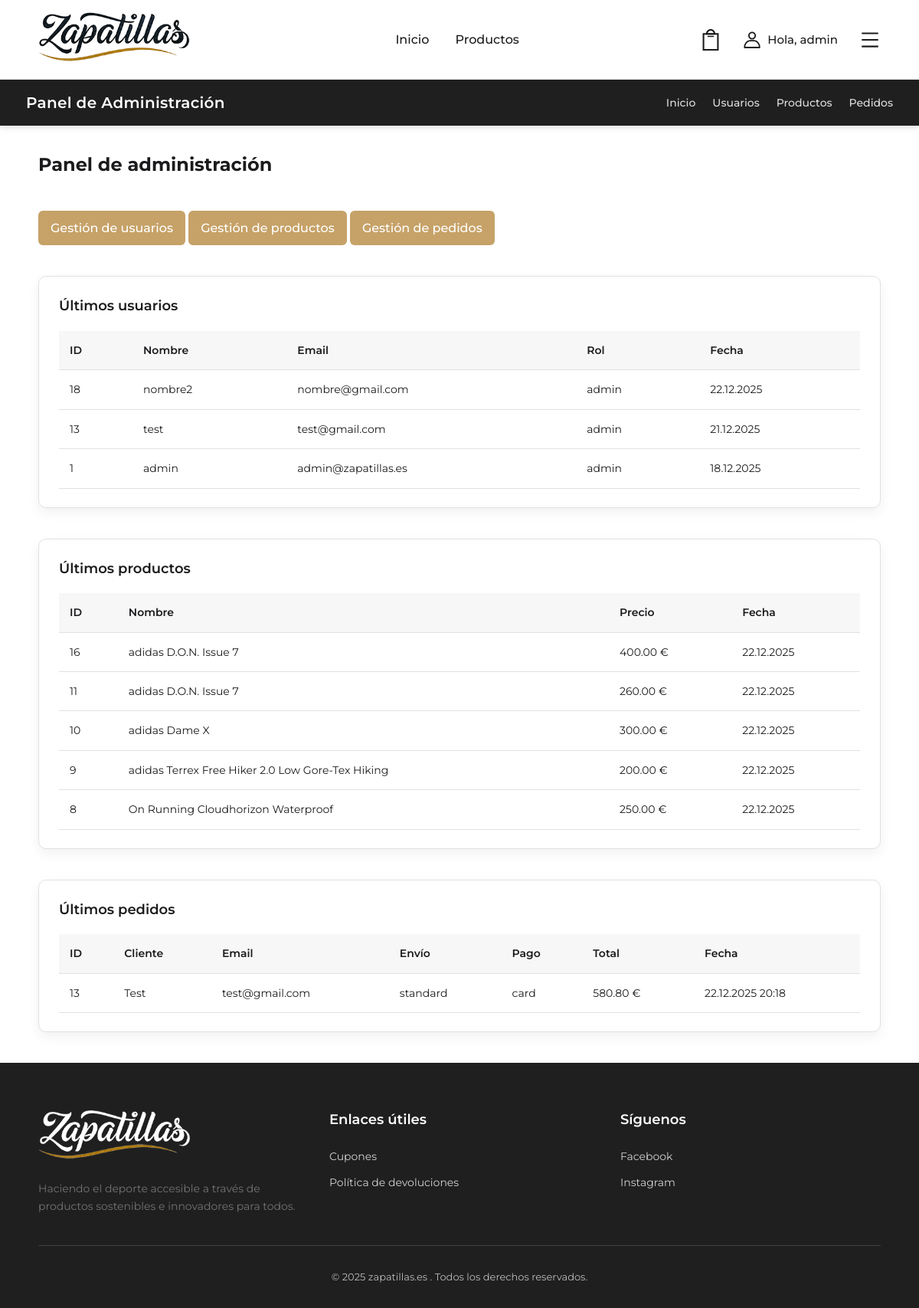
/admin/index.php (signed in), run on the app's committed database.
### tables this page shows
CREATE TABLE `users` (
  `id` int(10) UNSIGNED NOT NULL,
  `username` varchar(50) NOT NULL,
  `email` varchar(100) NOT NULL,
  `password` varchar(255) NOT NULL,
  `role` enum('admin','client') DEFAULT 'client',
  `created_at` timestamp NULL DEFAULT current_timestamp(),
  `updated_at` timestamp NULL DEFAULT current_timestamp() ON UPDATE current_timestamp()
);

CREATE TABLE `products` (
  `id` int(11) NOT NULL,
  `name` varchar(100) NOT NULL,
  `description` text DEFAULT NULL,
  `price` decimal(10,2) NOT NULL DEFAULT 0.00,
  `created_at` timestamp NULL DEFAULT current_timestamp(),
  `photo` varchar(255) DEFAULT NULL,
  `category_id` int(11) NOT NULL
);

CREATE TABLE `orders` (
  `id` int(11) NOT NULL,
  `customer_name` varchar(150) NOT NULL,
  `customer_email` varchar(150) NOT NULL,
  `customer_phone` varchar(50) DEFAULT NULL,
  `city` varchar(100) DEFAULT NULL,
  `address` varchar(255) DEFAULT NULL,
  `postal_code` varchar(20) DEFAULT NULL,
  `shipping_method` varchar(50) DEFAULT NULL,
  `payment_method` varchar(50) DEFAULT NULL,
  `subtotal` decimal(10,2) NOT NULL,
  `tax` decimal(10,2) NOT NULL,
  `total` decimal(10,2) NOT NULL,
  `created_at` timestamp NULL DEFAULT current_timestamp()
);

### admin/index.php (the view, shortened to what this page needs)
<?php
require_once realpath(__DIR__ . '/../includes/config.php');
$latestUsers = $pdo->query("SELECT id, username, email, role, created_at FROM users ORDER BY created_at DESC LIMIT 5")->fetchAll();
$latestProducts = $pdo->query("SELECT id, name, price, created_at FROM products ORDER BY created_at DESC LIMIT 5")->fetchAll();
$latestOrders = $pdo->query("SELECT id, customer_name, customer_email, total, payment_method, shipping_method, created_at FROM orders ORDER BY created_at DESC LIMIT 5")->fetchAll();
include $base_path . 'includes/header.php';
?>
<section class="admin-dashboard">
    <div class="container">
        <h2>Panel de administración</h2>
        <div class="admin-links">
            <a href="users.php" class="btn btn-primary">Gestión de usuarios</a>
            <a href="products.php" class="btn btn-primary">Gestión de productos</a>
            <a href="orders.php" class="btn btn-primary">Gestión de pedidos</a>
        </div>
        <div class="admin-stats">
            <div class="admin-card">
                <div class="admin-card-inner">
                <h3>Últimos usuarios</h3>
                <?php if ($latestUsers): ?>
                    <table class="admin-table">
                        <thead>
                            <tr>
                                <th>ID</th>
                                <th>Nombre</th>
                                <th>Email</th>
                                <th>Rol</th>
                                <th>Fecha</th>
                            </tr>
                        </thead>
                        <tbody>
                            <?php foreach ($latestUsers as $user): ?>
                                <tr>
                                    <td><?= $user['id'] ?></td>
                                    <td><?= htmlspecialchars($user['username']) ?></td>
                                    <td><?= htmlspecialchars($user['email']) ?></td>
                                    <td><?= htmlspecialchars($user['role']) ?></td>
                                    <td><?= date('d.m.Y', strtotime($user['created_at'])) ?></td>
                                </tr>
                            <?php endforeach; ?>
                        </tbody>
                    </table>
                <?php else: ?>
                    <p class="empty">No hay usuarios</p>
                <?php endif; ?>
                </div>
            </div>
            <div class="admin-card">
                <div class="admin-card-inner">
                <h3>Últimos productos</h3>
                <?php if ($latestProducts): ?>
                    <table class="admin-table">
                        <thead>
                            <tr>
                                <th>ID</th>
                                <th>Nombre</th>
                                <th>Precio</th>
                                <th>Fecha</th>
                            </tr>
                        </thead>
                        <tbody>
                            <?php foreach ($latestProducts as $p): ?>
                                <tr>
                                    <td><?= $p['id'] ?></td>
                                    <td><?= htmlspecialchars($p['name']) ?></td>
                                    <td><?= number_format($p['price'], 2, '.', ' ') ?> €</td>
                                    <td><?= date('d.m.Y', strtotime($p['created_at'])) ?></td>
                                </tr>
                            <?php endforeach; ?>
                        </tbody>
                    </table>
                <?php else: ?>
                    <p class="empty">No hay productos</p>
                <?php endif; ?>
                </div>
            </div>
            <div class="admin-card">
                <div class="admin-card-inner">
                    <h3>Últimos pedidos</h3>
                    <?php if ($latestOrders): ?>
                        <table class="admin-table">
                            <thead>
                                <tr>
                                    <th>ID</th>
                                    <th>Cliente</th>
                                    <th>Email</th>
                                    <th>Envío</th>
                                    <th>Pago</th>
                                    <th>Total</th>
                                    <th>Fecha</th>
                                </tr>
                            </thead>
                            <tbody>
                                <?php foreach ($latestOrders as $o): ?>
                                    <tr>
                                        <td><?= $o['id'] ?></td>
                                        <td><?= htmlspecialchars($o['customer_name'] ?: '—') ?></td>
                                        <td><?= htmlspecialchars($o['customer_email'] ?: '—') ?></td>
                                        <td><?= htmlspecialchars($o['shipping_method']) ?></td>
                                        <td><?= htmlspecialchars($o['payment_method']) ?></td>
                                        <td><?= number_format($o['total'], 2, '.', ' ') ?> €</td>
                                        <td><?= date('d.m.Y H:i', strtotime($o['created_at'])) ?></td>
                                    </tr>
                                <?php endforeach; ?>
                            </tbody>
                        </table>
                    <?php else: ?>
                        <p class="empty">No hay pedidos</p>
                    <?php endif; ?>
                </div>
            </div>
        </div>
    </div>
</section>
<?php include $base_path . 'includes/footer.php'; ?>

### assets/style.css (style rules this page uses)
:root { --color-primary: #1F1F1F; --color-accent: #C6A268; --color-accent-hover: #B08B50; --color-text-main: #1B1B1D; --color-text-light: #ffffff; --color-text-muted: #737373; --color-bg-main: #ffffff; --color-bg-alt: #F7F7F8; --color-bg-soft: #F0F0F2; --color-border: #e1e1e1; --color-border-hover: #777; --radius: 10px; --radius-sm: 6px; --shadow: 0 6px 16px rgba(0,0,0,0.06); }
* { margin: 0; padding: 0; box-sizing: border-box; }
body { font-family: 'Montserrat', sans-serif; background: var(--color-bg-main); color: var(--color-text-main); line-height: 1.6; }
a { text-decoration: none; color: var(--color-text-main); transition: color 0.3s ease; }
.container { max-width: 1140px; margin: 0 auto; padding: 0 20px; }
.btn { display: inline-flex; align-items: center; gap: 6px; padding: 10px 16px; border-radius: var(--radius-sm); font-weight: 500; cursor: pointer; transition: 0.2s; text-decoration: none; justify-content: center; font-size: 1rem; line-height: inherit; }
.btn-primary { background: var(--color-accent); color: var(--color-text-light); border: none; }
table { width: 100%; border-collapse: collapse; font-size: 14px; }
th { background: var(--color-bg-alt); padding: 14px; font-weight: 600; border-bottom: 1px solid var(--color-border); text-align: left; }
td { padding: 14px; border-bottom: 1px solid var(--color-border); }
body { min-height: 100vh; display: flex; flex-direction: column; }

### assets/admin.css (style rules this page uses)
.admin-dashboard .admin-links { margin-top: 40px; }
.admin-dashboard .admin-card { margin: 40px 0; }
.admin-card { background: var(--color-bg-main); border: 1px solid var(--color-border); border-radius: var(--radius); box-shadow: var(--shadow); }
.admin-card-inner { padding: 24px 26px; }
.admin-card h3 { margin-bottom: 18px; font-size: 18px; font-weight: 600; }

### data on the page
users: id "18", username "nombre2", email "nombre@gmail.com", role "admin", created_at "22.12.2025"
users: id "13", username "test", email "test@gmail.com", role "admin", created_at "21.12.2025"
users: id "1", username "admin", email "admin@zapatillas.es", role "admin", created_at "18.12.2025"
products: id "16", name "adidas D.O.N. Issue 7", price "400.00", created_at "22.12.2025"
products: id "11", name "adidas D.O.N. Issue 7", price "260.00", created_at "22.12.2025"
products: id "10", name "adidas Dame X", price "300.00", created_at "22.12.2025"
products: id "9", name "adidas Terrex Free Hiker 2.0 Low Gore-Tex Hiking", price "200.00", created_at "22.12.2025"
products: id "8", name "On Running Cloudhorizon Waterproof", price "250.00", created_at "22.12.2025"
orders: id "13", customer_name "Test", customer_email "test@gmail.com", shipping_method "standard", payment_method "card", total "580.80", created_at "22.12.2025 20:18"

### other printed values
$_SESSION['username'] "admin"
